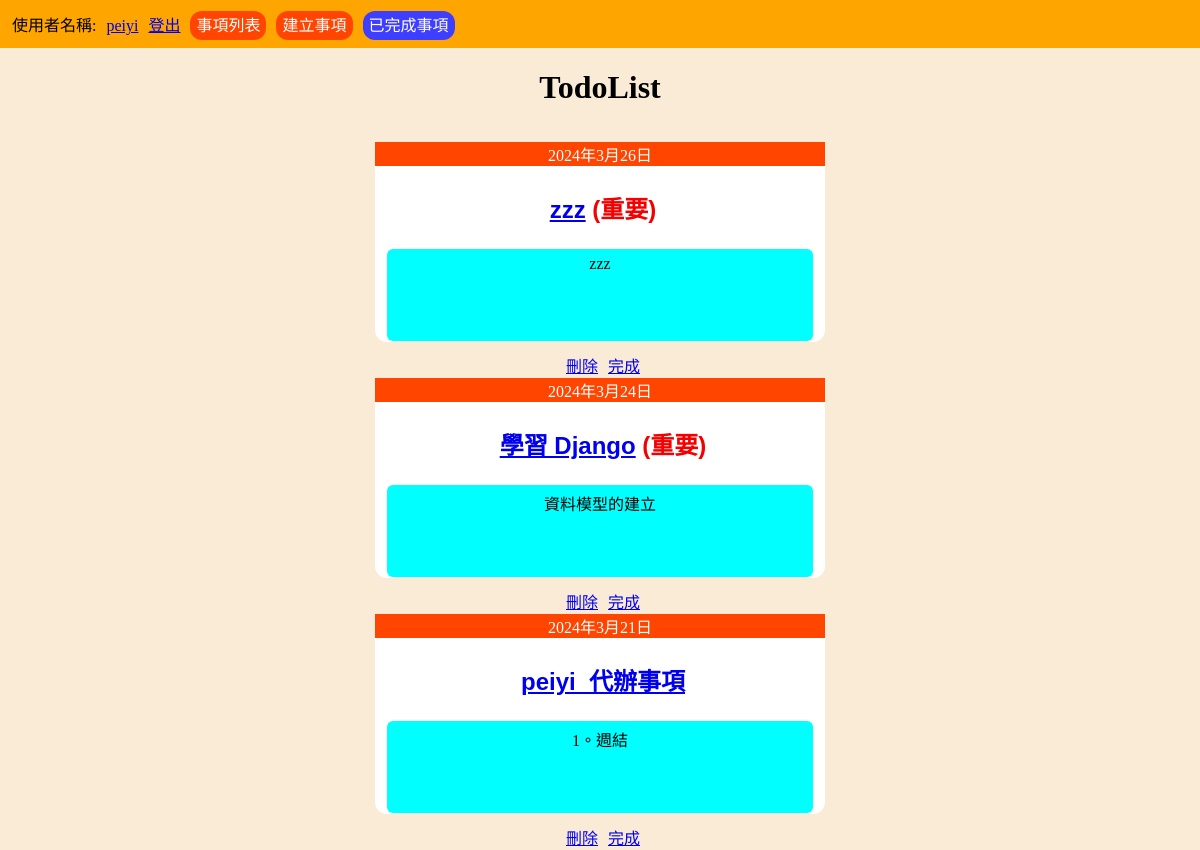
The app's page / (signed in), older data.
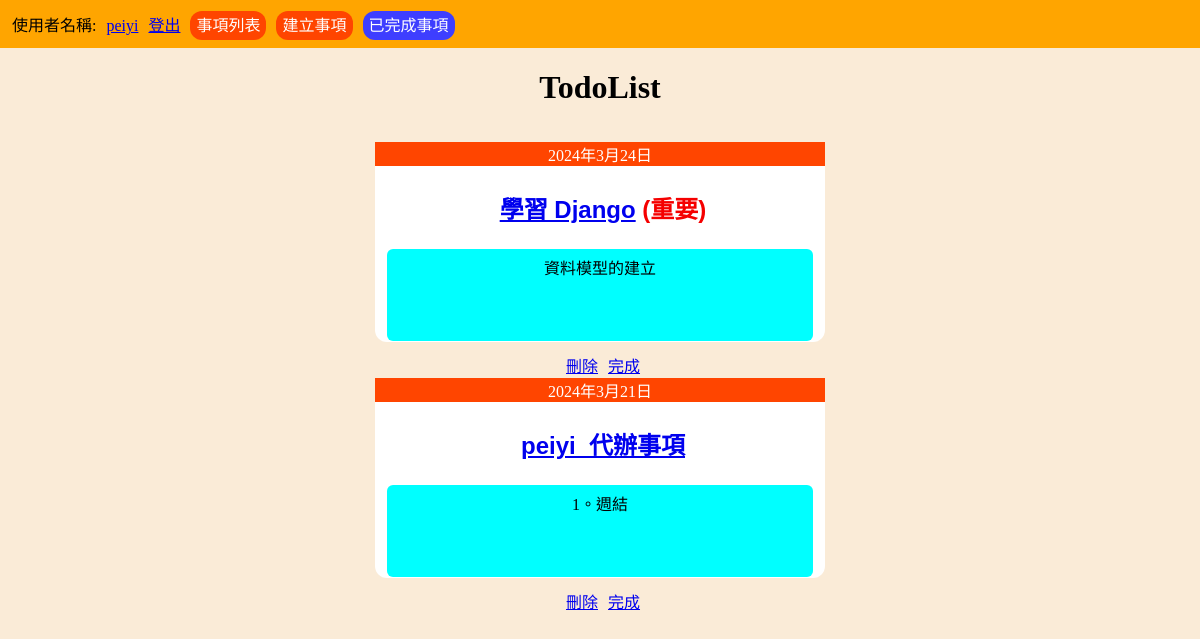
The same page, newer data.
### todo/models.py (models this page shows, shortened)
class Todo(models.Model):
    title = models.CharField(max_length=100, null=False)
    text = models.TextField(blank=True)
    created = models.DateField(auto_now_add=True)
    date_completed = models.DateTimeField(blank=True, null=True)
    important = models.BooleanField(default=False)
    user = models.ForeignKey(User, on_delete=models.CASCADE)
    completed = models.BooleanField(default=False)

### todo/views.py (the view)
# urls.py: path("", views.todolist, name="todolist"),
def todolist(request):
    todos = None
    if request.user.is_authenticated:
        todos = Todo.objects.filter(user=request.user, completed=False).order_by(
            "-created"
        )
    return render(request, "todo/todo.html", {"todos": todos})

### todo/templates/todo/todo.html (shortened to what this page needs)
{% extends 'base.html' %}
{% block content %}
<h1>
    {% if completed %}
    Completed-Todo
    {% else %}
    TodoList
    {% endif %}
</h1>
{% for todo in todos %}
<div class="todo-list">
    <p class="date">{{todo.created}}</p>
    <p class="title">
        <a href="{% url 'view-todo' todo.id %}"> {{todo.title}}</a>
        {% if todo.important %}
        <span class="important">(重要)</span>
        {% endif %}
    </p>
    <p class="text">{{todo.text}}</p>
    <a href="{% url 'delete-todo' todo.id %}" onclick="return confirmDelete()">刪除</a>
    <a href="{% url 'completed-todo' todo.id %}" onclick="return confirmCompleted()">完成</a>
</div>
{% endfor %}
{% endblock %}

Row changes from the older to the newer data that the page shows:
no longer on this page (row edited): Todo: created "2024年3月26日", title "zzz", important "(重要)", text "zzz"
